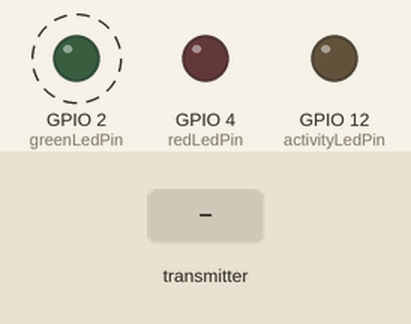
This sketch was run on a simulated ESP32. On the bench: output pins drawn as LEDs (lit = HIGH). Dashed ring = blinking. The inputs (shaded band) are chosen by the test bench. WiFi joins after 1.5 s; servers stay silent unless stated.

Above: at 1.2 s.
1.3 s: the transmitter starts sending data = 0
At 1.9 s:
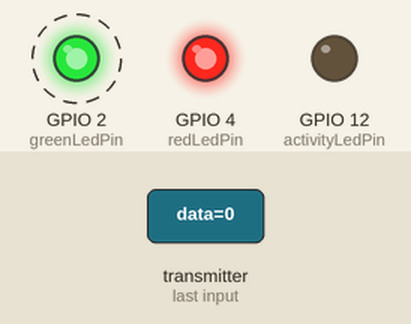
Timing chart, 0 to 10.3 s (numbered marks = the images above; inputs shaded):
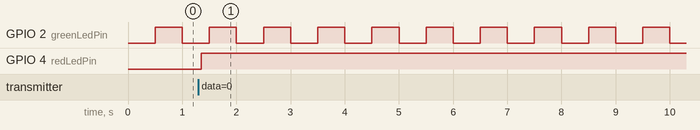

Measured:
- after the input at 1.3 s, GPIO 4 (redLedPin): LOW → HIGH after 0.05 s
- by itself, GPIO 2 (greenLedPin): alternates HIGH for 0.50 s and LOW for 0.50 s

The sketch:

diransa_ethernet_balanza_sender.ino
```cpp
#include <SPI.h>
#include <Ethernet.h>
#include <esp_now.h>
#include <WiFi.h>

typedef struct struct_message {
  char data[250];
  size_t len;
} struct_message;

struct_message incomingData;

byte mac[] = { 0xDE, 0xAD, 0xBE, 0xEF, 0xFE, 0xED };
IPAddress ip(192, 168, 1, 178);
EthernetClient client;
EthernetServer server(80);

// Definir pines para LEDs
const int greenLedPin = 2;
const int redLedPin = 4;
const int activityLedPin = 12;

// Variables de tiempo
unsigned long previousMillisGreen = 0;
unsigned long previousMillisActivity = 0;
const long intervalGreen = 500;
const long intervalActivity = 50;
bool greenLedState = LOW;
bool activityLedState = LOW;

void onDataRecv(const uint8_t * mac, const uint8_t *incomingData, int len) {
  memcpy(&incomingData, incomingData, sizeof(incomingData));
  if (client.connected()) {
    client.write(incomingData, len);
    Serial.println("Data received and sent via Ethernet");

    // Parpadear LED de actividad de paquetes
    activityLedState = HIGH;
    previousMillisActivity = millis();
    digitalWrite(activityLedPin, activityLedState);
  } else {
    digitalWrite(redLedPin, HIGH);  // Indicar falla
  }
}

void setup() {
  Serial.begin(115200);
  pinMode(greenLedPin, OUTPUT);
  pinMode(redLedPin, OUTPUT);
  pinMode(activityLedPin, OUTPUT);

  Ethernet.begin(mac, ip);
  server.begin();
  client = EthernetClient();

  WiFi.mode(WIFI_STA);
  if (esp_now_init() != ESP_OK) {
    Serial.println("Error initializing ESP-NOW");
    digitalWrite(redLedPin, HIGH);  // Indicar falla
    return;
  }

  esp_now_register_recv_cb(onDataRecv);
  digitalWrite(redLedPin, LOW);  // Apagar LED rojo
}

void loop() {
  unsigned long currentMillis = millis();

  if (!client.connected()) {
    client = server.available();
    if (!client) {
      // Parpadear LED verde mientras busca conexión
      if (currentMillis - previousMillisGreen >= intervalGreen) {
        previousMillisGreen = currentMillis;
        greenLedState = !greenLedState;
        digitalWrite(greenLedPin, greenLedState);
      }
    } else {
      digitalWrite(greenLedPin, HIGH);  // Conexión establecida
    }
  } else {
    digitalWrite(greenLedPin, HIGH);  // Conexión establecida
  }

  // Controlar el tiempo del LED de actividad
  if (currentMillis - previousMillisActivity >= intervalActivity) {
    activityLedState = LOW;
    digitalWrite(activityLedPin, activityLedState);
  }
}
```
